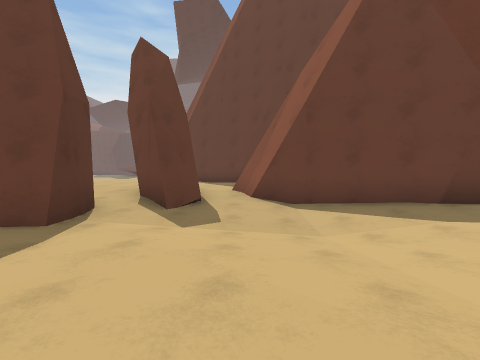
view 1 (above)

16 first-person views from a walk through a scene from a Unity 3-D project. The camera is 1.3 m above the floor, tilts 2° down and sees 90° across. The floor is counted in squares, 2 m on a side. Each view is taken from the middle of a square. On the plan, view 1 faces up. The plan holds only what a view shows up to about 9 squares ahead; the rest is blank. The place goes on beyond the plan.

view 2
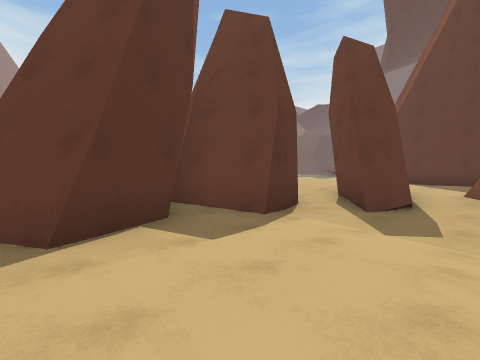

view 3
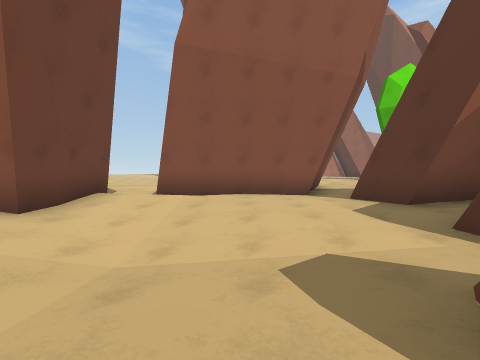

view 4
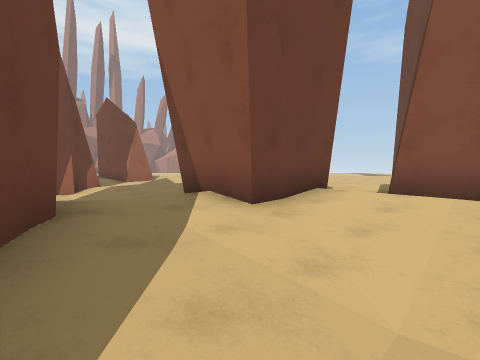

view 5
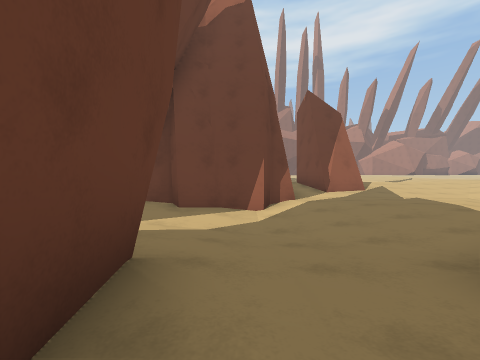

view 6
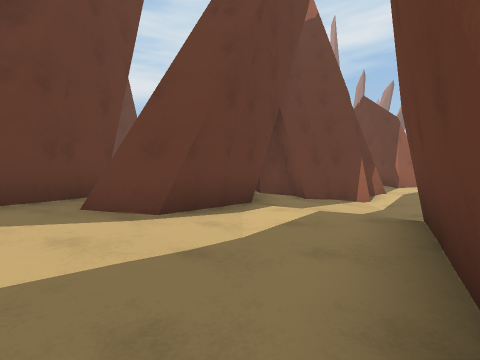

view 7
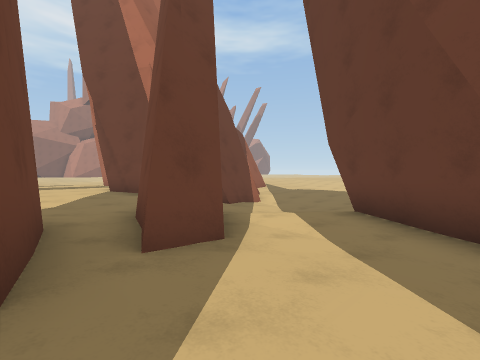

view 8
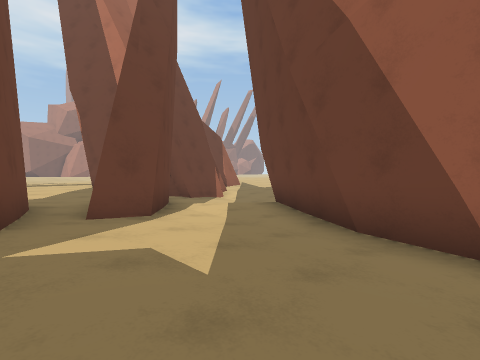

view 9
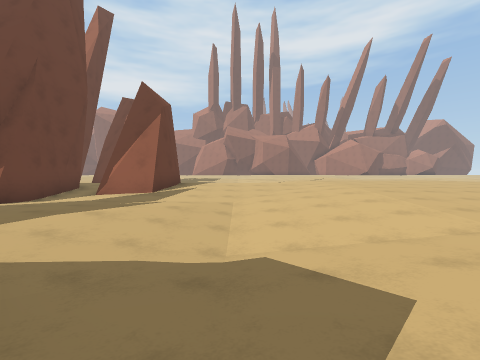

view 10
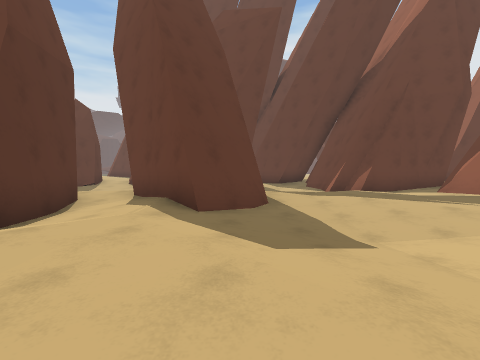

view 11
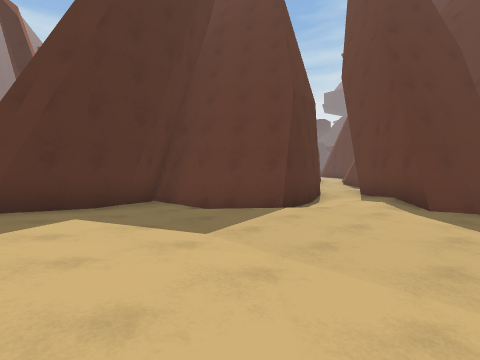

view 12
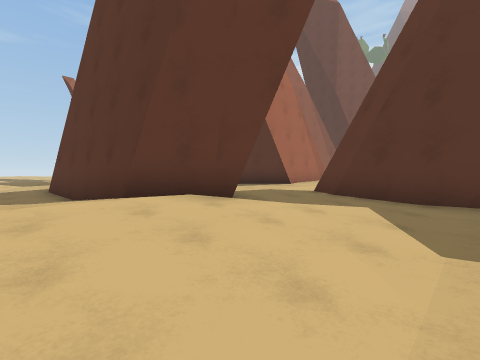

view 13
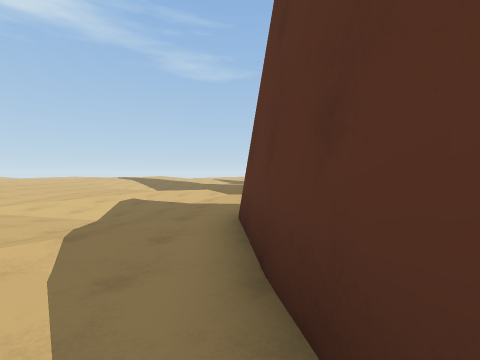

view 14
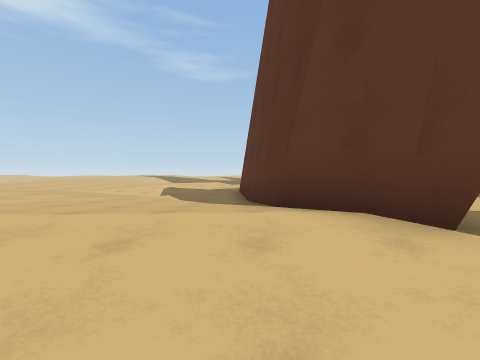

view 15
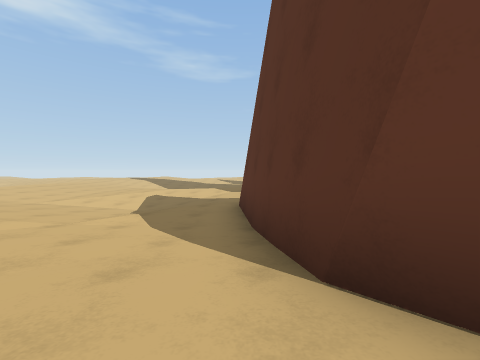

view 16
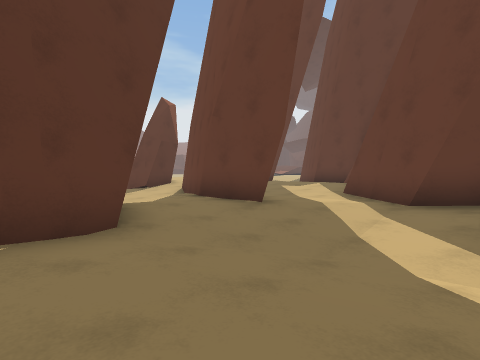

### Floor plan
Key: @ floor where view 1 was taken; # wall or solid block; . main floor; : floor 0.25 m higher than the main floor; - floor 0.25 m lower than the main floor; + floor 0.5 m higher than the main floor; _ floor 0.5 m lower than the main floor; < floor 0.75 m lower than the main floor; / step, stairs or slope.
Columns run from 4 left of view 1 to 13 right of it. Each row starts with its distance up from view 1.
 11    ##
 10    :: ::++###
  9    :: ::::##::::++
  8    :. ..../##.::++
  7 ++ :###.....##:###
  6 ::##.####...-.#
  5  ###-_-####-_/#
  4  #--___-..-___#
  3 ##---__-..-___####
  2 #.-.---####---.-.:
  1 ##-....## #....-/#
  0 ##-.@.#####....-/#
 -1  .#####-.##--..-.:
 -2 :##   #-.#-__---.:
 -3 :#    #-..-_<_--..
 -4     ###....-_--..:
 -5     #-......-..:::
 -6     #...... ..::++
 -7     #......  .::++
 -8     #::::::   ::++
 -9     :::#::::   :++
-10   :::::##::::   ++
-11   ##::  #:::::
-12    #.   #.....:
-13         ##....::
-14          #..-..:
-15          #.-_--..:
-16          .-_<_--..
-17          .-__---.:
-18          .---..-.:
-19          :.....-.:
-20              ..-.:

Where each view was taken, in squares from view 1:
view 1: 0 up, 0 right, facing up
view 2: 0 up, 0 right, facing up-left
view 3: 6 up, 0 right, facing down
view 4: 5 up, 1 right, facing down-right
view 5: 4 up, 4 right, facing right
view 6: 7 up, 3 right, facing right
view 7: 10 up, 4 right, facing down-right
view 8: 10 up, 2 right, facing down-right
view 9: 3 down, 5 right, facing right
view 10: 6 down, 6 right, facing up
view 11: 8 down, 6 right, facing up-left
view 12: 6 down, 6 right, facing down-left
view 13: 11 down, 5 right, facing down
view 14: 7 down, 5 right, facing down
view 15: 9 down, 5 right, facing down
view 16: 1 up, 9 right, facing up-left
